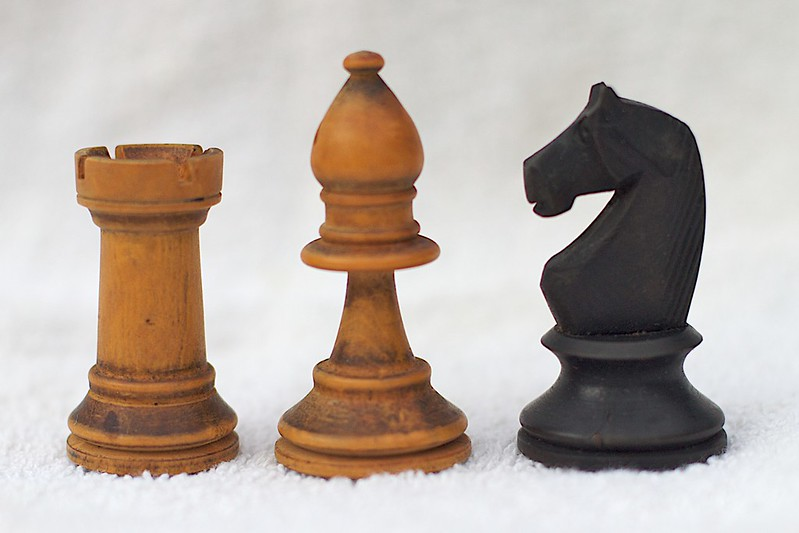
#> input picture mask_rcnn/object detections/practice/chesspieces.jpg, 799 x 533 px
$ jupyter execute drawContours.ipynb
#> lines starting #> are read from the running program, lines starting #| are printed output that depends on the picture; after the words box and inside, x2 and y2 are one past the last pixel; in counts of white or black regions, pixels touching at a corner belong together
[cell 1]
import cv2

src = cv2.imread('chesspieces.jpg')
#> src is the input picture: shape (533, 799, 3); mean B, G, R 166.9, 174.9, 186.2
dst = src.copy()

kernel = cv2.getStructuringElement(cv2.MORPH_RECT,(3,3))

gray = cv2.cvtColor(src, cv2.COLOR_RGB2GRAY)
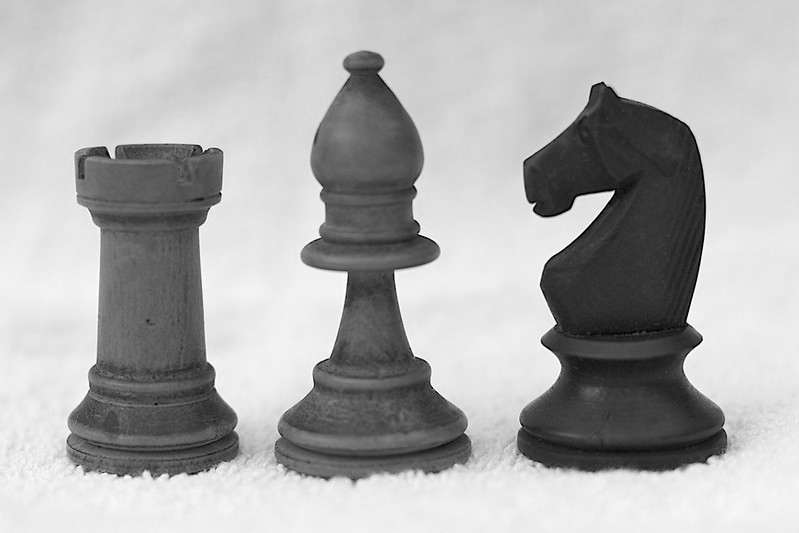
#> gray: shape (533, 799); min 0, max 255, mean 173.8
ret, binary = cv2.threshold(gray, 230, 255, cv2.THRESH_BINARY)
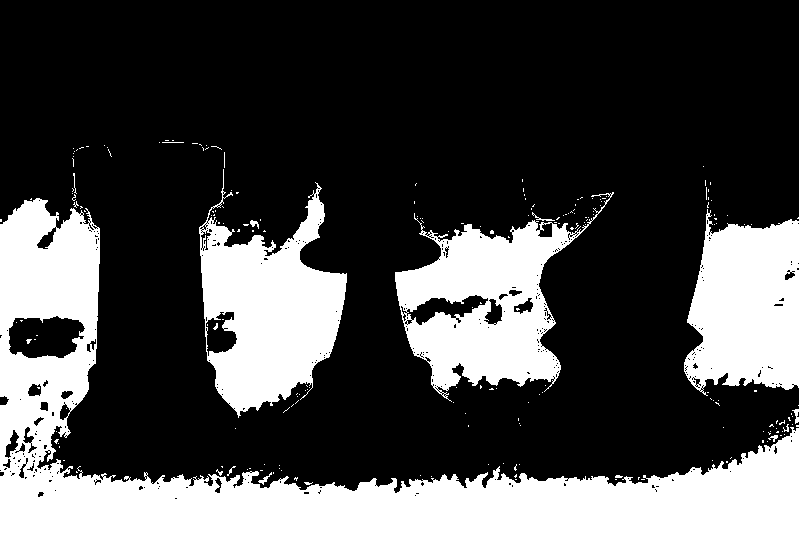
#> binary: shape (533, 799); 28.1% white; 214 white regions (201 under 20 px), largest, box (x1, y1, x2, y2) and area: (0, 198, 799, 533) 64137, (199, 169, 347, 418) 19338, (395, 192, 614, 402) 18834
print(binary.shape)
#| (533, 799)
morp = cv2.morphologyEx(binary, cv2.MORPH_CLOSE, kernel, iterations=2)
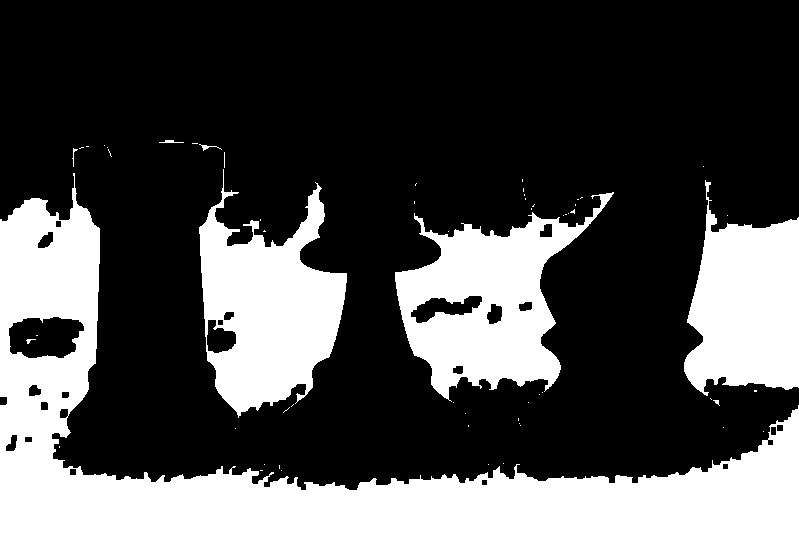
#> morp: shape (533, 799); 29.4% white; 60 white regions (52 under 20 px), largest, box (x1, y1, x2, y2) and area: (0, 173, 799, 533) 67399, (395, 192, 614, 402) 20340, (199, 169, 347, 418) 20195
image = cv2.bitwise_not(morp)
#> image: shape (533, 799); 70.6% white; 60 black regions (52 under 20 px)
print(image.shape)
#| (533, 799)

contours, hierarchy = cv2.findContours(image, cv2.RETR_TREE, cv2.CHAIN_APPROX_NONE)
#> contours = 109 contours, 80 with area under 20; largest, box (x1, y1, x2, y2) and area: (0, 0, 799, 490) 336766, (394, 191, 615, 401) 22300, (198, 168, 348, 419) 21424, (9, 317, 84, 358) 2346, (411, 296, 482, 323) 887
cv2.drawContours(src, contours, -1, (0,0,255), 3)
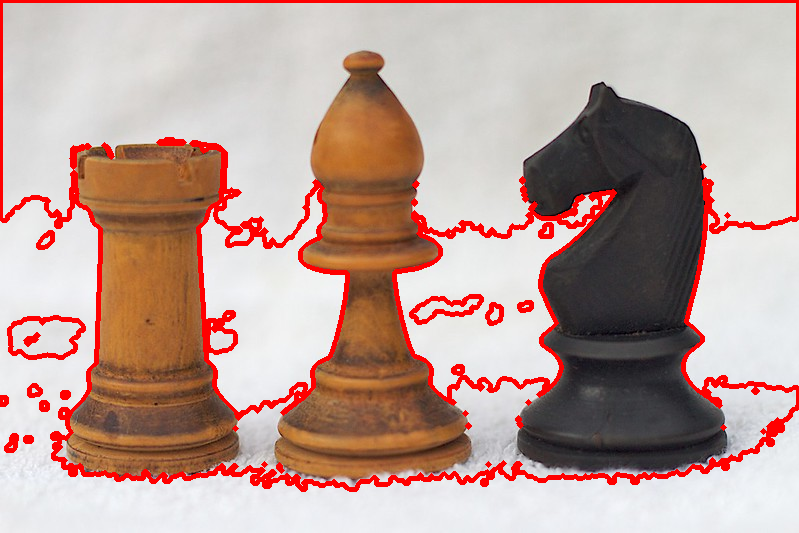
#> src: shape (533, 799, 3); 7.06% of pixels changed, all inside (x1, y1, x2, y2) = (0, 0, 799, 492)
for i in range(len(contours)):
    cv2.putText(src, str(i), tuple(contours[i][0][0]),cv2.FONT_HERSHEY_COMPLEX,1.3,(255,0,0),1)
    print(i, hierarchy[0][i])
#> this loop made 109 passes
#| 0 [ 1 -1 -1 -1]
#| 1 [ 2  0 -1 -1]
#| 2 [ 3  1 -1 -1]
#| 3 [ 4  2 -1 -1]
#| 4 [ 5  3 -1 -1]
#| 5 [ 6  4 -1 -1]
#| 6 [ 7  5 -1 -1]
#| 7 [ 8  6 -1 -1]
#> (further printed lines are left out)
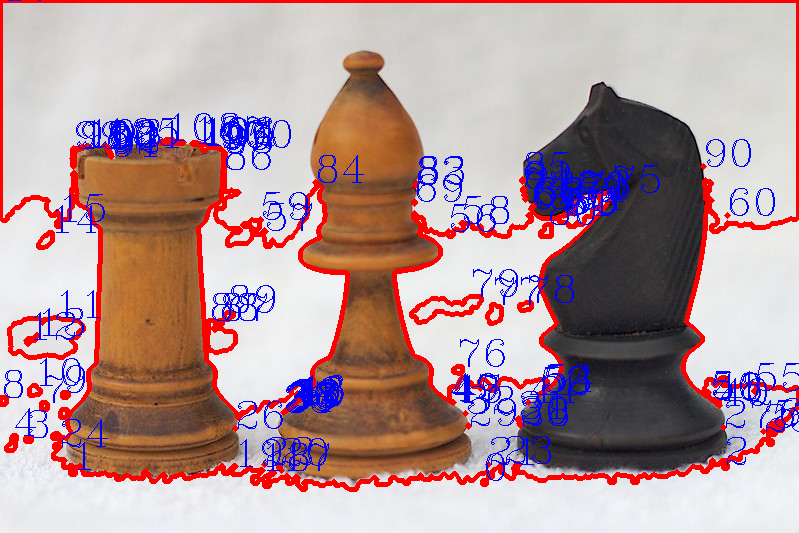
#> src: shape (533, 799, 3); 4.31% of pixels changed, all inside (x1, y1, x2, y2) = (4, 0, 799, 481)

cv2.imshow("dst",src)
cv2.waitKey(0)
cv2.destroyAllWindows()

$ run again, with mask_rcnn/object detections/practice/swan.jpg copied over mask_rcnn/object detections/practice/chesspieces.jpg
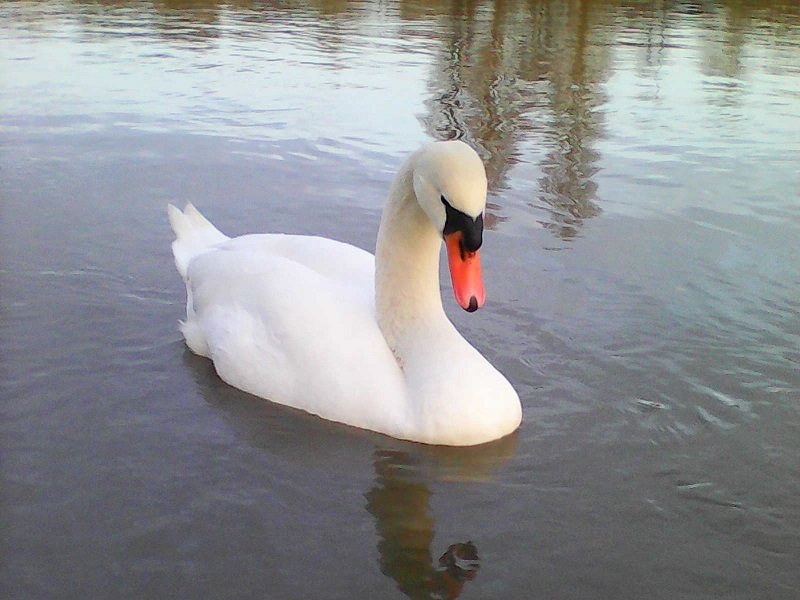
#> input picture mask_rcnn/object detections/practice/swan.jpg, 800 x 600 px
#> src is the input picture: shape (600, 800, 3); mean B, G, R 147.7, 145.1, 143
#> `ret, binary = cv2.threshold(gray, 230, 255, cv2.THRESH_BINARY)`:
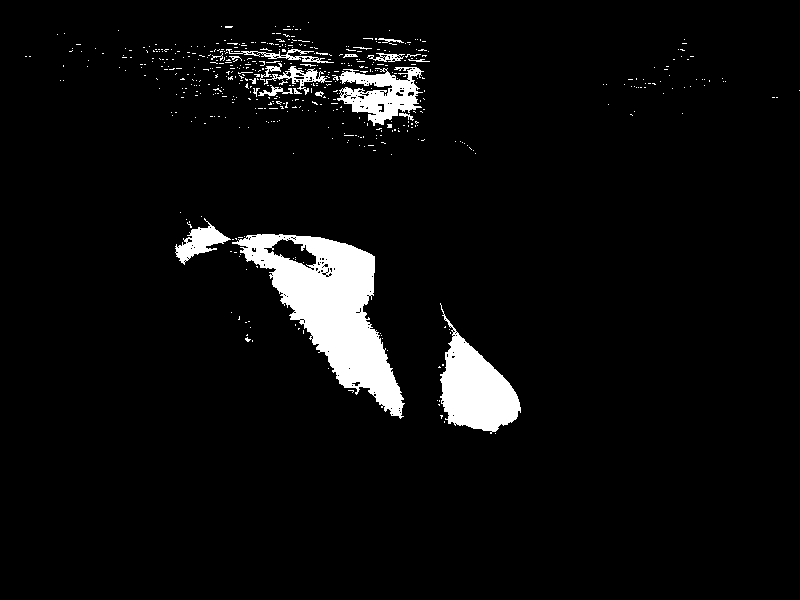
#> binary: shape (600, 800); 5.1% white; 527 white regions (504 under 20 px), largest, box (x1, y1, x2, y2) and area: (232, 234, 405, 419) 12467, (440, 303, 521, 434) 5101, (337, 67, 424, 126) 2665
#| (600, 800)
#> morp: shape (600, 800); 6.2% white; 155 white regions (141 under 20 px), largest, box (x1, y1, x2, y2) and area: (175, 218, 405, 419) 14275, (199, 26, 430, 139) 9231, (437, 303, 521, 434) 5301
#> image: shape (600, 800); 93.8% white; 155 black regions (141 under 20 px)
#| (600, 800)
#> contours = 187 contours, 143 with area under 20; largest, box (x1, y1, x2, y2) and area: (0, 0, 800, 600) 478600, (174, 220, 406, 420) 15266, (198, 25, 431, 140) 10964, (436, 304, 522, 435) 5482, (274, 240, 316, 265) 536
#> the loop `for i in range(len(contours)):` made 187 passes
#| 0 [-1 -1  1 -1]
#| 1 [ 2 -1 -1  0]
#| 2 [ 3  1 -1  0]
#| 3 [ 4  2 -1  0]
#| 4 [ 5  3 -1  0]
#> (further printed lines are left out)
#> after the loop `for i in range(len(contours)):`:
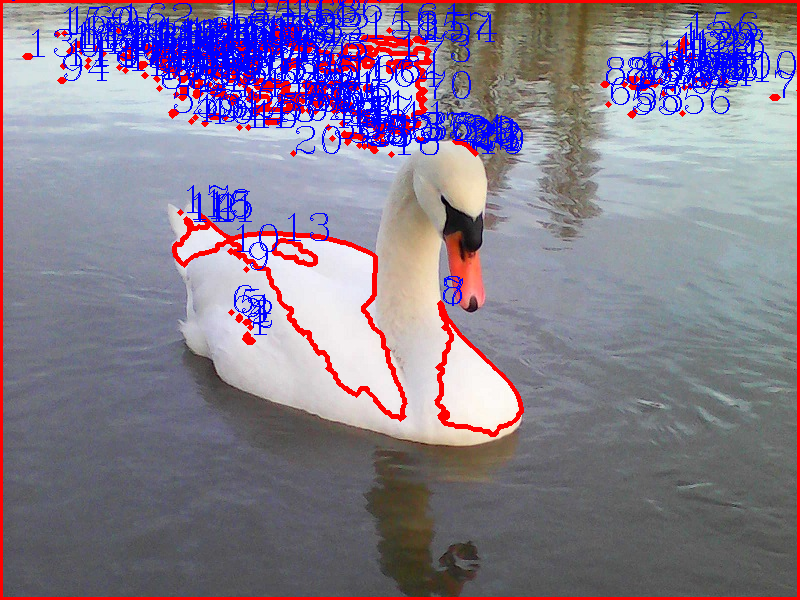
#> src: shape (600, 800, 3); mean B, G, R 143.9, 124.8, 135
